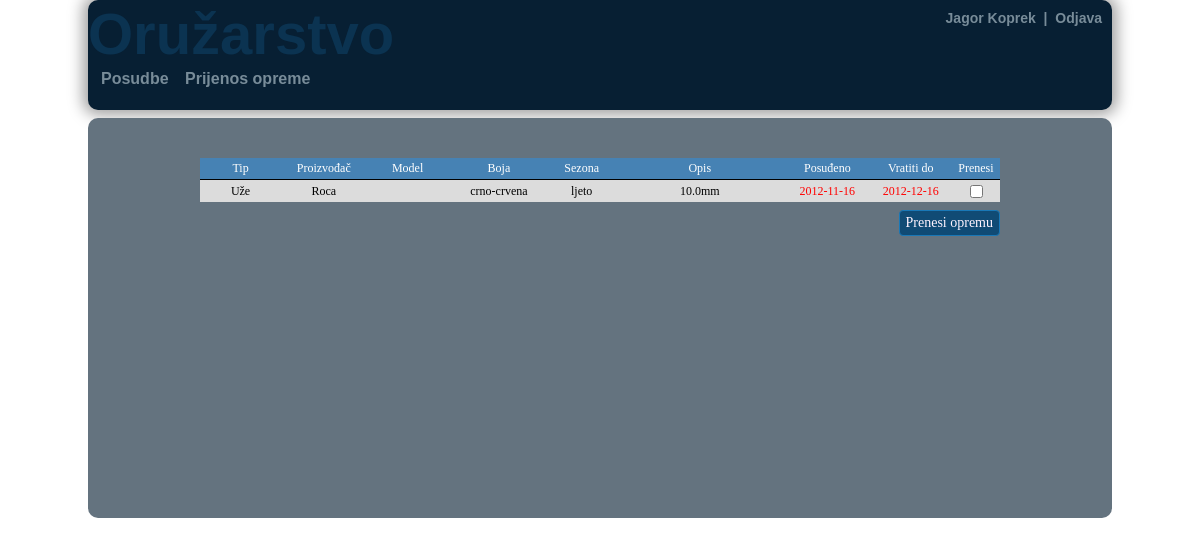
The page /user_lends.php (signed in) on the database its author committed.
### tables this page shows
CREATE TABLE members(
`m_id` INT NOT NULL AUTO_INCREMENT,
`first_name` VARCHAR(100),
`last_name` VARCHAR(100),
`username` VARCHAR(100),
`password` VARCHAR(100),
`email` VARCHAR(100),
`phone_number` VARCHAR(100),
`date_created` DATETIME,
`account_active` TINYINT,
`account_admin` TINYINT,
PRIMARY KEY (m_id)
);

CREATE TABLE lends(
`l_id` INT NOT NULL AUTO_INCREMENT,
`lend_date` DATETIME,
`member_id` INT,
`item_id` INT,
`quantity` INT,
`return_by` DATETIME,
`return_date` DATETIME,
`active` TINYINT,
PRIMARY KEY (l_id),
FOREIGN KEY (member_id) REFERENCES members(m_id),
FOREIGN KEY (item_id) REFERENCES items(i_id)
);

CREATE TABLE items(
`i_id` INT NOT NULL AUTO_INCREMENT,
`type` VARCHAR(100),
`brand` VARCHAR(100),
`model` VARCHAR(100),
`color` VARCHAR(100),
`season` VARCHAR(100),
`quantity` INT,
`available` INT,
`description` VARCHAR(100),
PRIMARY KEY (i_id)
);

### user_lends.php (the view, shortened to what this page needs)
<?php include 'scripts/user_login.php';
include 'html/user_html_top.php';
?>
	<?php
		include 'scripts\db_con.php';
		$today = date("Y-m-d");
		$userId = $_SESSION['userId'];
		echo "<div id=\"content-header1\"></div>";
		$result =  mysql_query("SELECT items.i_id, items.`type`, items.brand, items.model, items.color, items.season, items.description, lends.quantity, lends.lend_date, lends.return_by
			FROM members
			JOIN lends ON members.m_id = lends.member_id
			JOIN items ON lends.item_id = items.i_id
			WHERE m_id = $userId", $con);
		echo "<table id=\"content-table\" cellspacing=\"0\">";
		echo "<tr class=\"tbl-row\"><td style=\"width:90px;\">Tip</td>
			<td style=\"width:90px;\">Proizvođač</td>
			<td style=\"width:90px;\">Model</td>
			<td style=\"width:110px;\">Boja</td>
			<td style=\"width:70px;\">Sezona</td>
			<td style=\"width:190px;\">Opis</td>
			<td style=\"width:90px;\">Posuđeno</td>
			<td style=\"width:90px;\">Vratiti do</td>
			<td style=\"width:50px;\">Prenesi</td>
			</tr>";
		for($i = 0; $row = mysql_fetch_array($result); $i++){
				if($i%2==0) echo "<tr class=\"row0\">";
				else echo "<tr class=\"row1\">";
				echo "<form action=\"transaction_list.php\" method=\"post\">";
				echo "<td>" . $row['type'] . "</td>";
				echo "<td>" . $row['brand'] . "</td>";
				echo "<td>" . $row['model'] . "</td>";
				echo "<td>" . $row['color'] . "</td>";
				echo "<td>" . $row['season'] . "</td>";
				echo "<td>" . $row['description'] . "</td>";
				if(substr($today > $row['return_by'],0,10)) { echo "<td class=\"red\">" . substr($row['lend_date'],0,10) . "</td>
		       													      <td class=\"red\">" . substr($row['return_by'],0,10) . "</td>"; }
			    else{ echo "<td>" . substr($row['lend_date'],0,10) . "</td>
			                <td>" . substr($row['return_by'],0,10) . "</td>";}
			    echo "<td><input type=\"checkbox\" name=\"transaction[]\" value=\"" . $row['i_id'] . "\"></td>";
				echo  "</tr>";
		}
		echo "</table>";
		echo "<input class=\"submit-items\" type=\"submit\" value=\"Prenesi opremu\">";
	?>
<?php include 'html/html_bot.php';?>

### scripts/name.php
<?php
	include 'db_con.php';
	$nameQuery = mysql_query("SELECT first_name, last_name FROM members WHERE m_id = $_SESSION[userId]", $con);
	$name = mysql_fetch_array($nameQuery);
	echo $name['first_name'] . " " . $name['last_name'] .
	"&nbsp&nbsp|&nbsp&nbsp<a href=\"scripts/logout.php\">Odjava</a>";
?>

### armory.css (style rules this page uses)
a:link { text-decoration:none;color:inherit; }
table#content-table { position:relative; }
table#content-table td { font-family:calibri; text-align:center; font-size:12px; height:22px; }
#content-header1 { position:relative; top:7px; font-size:16px; font-weight:bold; color:#788C99; height:40px; }
.tbl-row td { height:26px; text-align:center; border-bottom:1px solid black; padding:0px; background:#4682B4; color:white; }
.row0 { background-color:Gainsboro; }
.submit-items { position:relative; top:8px; float:right; width:90px; height:32px; text-align:center; }
.red { color:red; }
input[type="submit"] { height:26px; width:auto; min-width:60px; background:#104B75; font-family:calibri; font-size:14px; color:#FFF4FF; border-radius:4px; border:1px solid #1978B7; text-align:center; }

### rows shown on the page
members: first_name "Jagor", last_name "Koprek"
lends: item.type "Uže", item.brand "Roca", item.color "crno-crvena", item.season "ljeto", item.description "10.0mm", lend_date "2012-11-16", return_by "2012-12-16"
